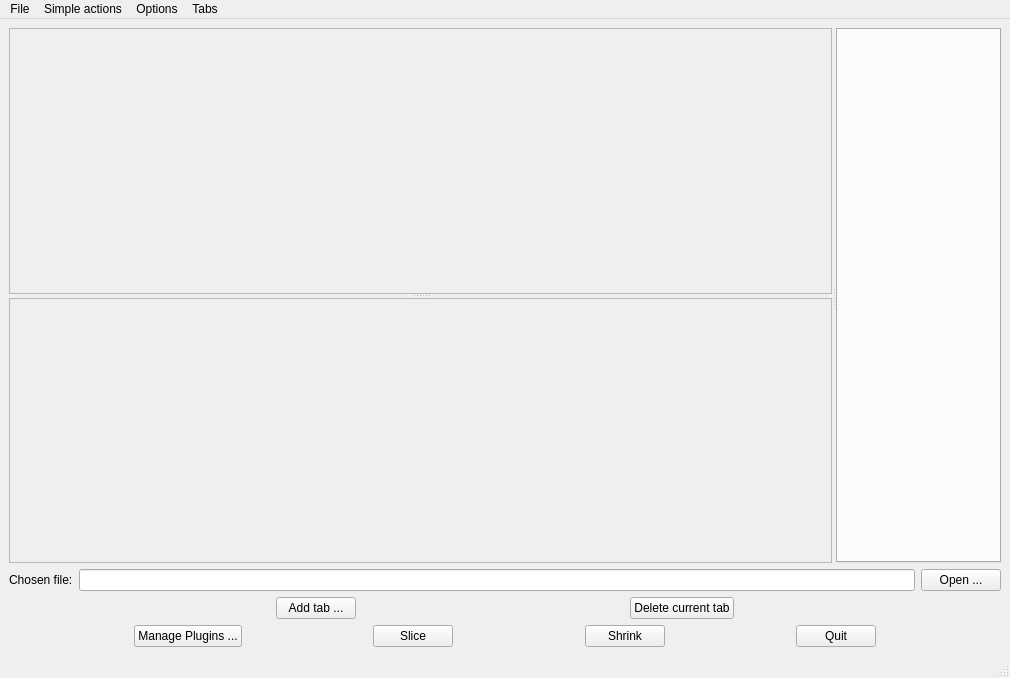
<?xml version="1.0" encoding="UTF-8"?>
<ui version="4.0">
 <class>MainWindow</class>
 <widget class="QMainWindow" name="MainWindow">
  <property name="geometry">
   <rect>
    <x>0</x>
    <y>0</y>
    <width>1010</width>
    <height>678</height>
   </rect>
  </property>
  <property name="windowTitle">
   <string>PARAVIS Light!</string>
  </property>
  <widget class="QWidget" name="centralwidget">
   <layout class="QVBoxLayout" name="verticalLayout_2">
    <item>
     <widget class="QSplitter" name="splitter_2">
      <property name="orientation">
       <enum>Qt::Horizontal</enum>
      </property>
      <widget class="QSplitter" name="splitter">
       <property name="orientation">
        <enum>Qt::Vertical</enum>
       </property>
       <widget class="QFrame" name="pipelineFrame">
        <property name="frameShape">
         <enum>QFrame::StyledPanel</enum>
        </property>
        <property name="frameShadow">
         <enum>QFrame::Raised</enum>
        </property>
        <layout class="QVBoxLayout" name="verticalLayoutPipe">
         <item>
          <widget class="QWidget" name="widget" native="true"/>
         </item>
        </layout>
       </widget>
       <widget class="QFrame" name="propFrame">
        <property name="frameShape">
         <enum>QFrame::StyledPanel</enum>
        </property>
        <property name="frameShadow">
         <enum>QFrame::Raised</enum>
        </property>
        <layout class="QVBoxLayout" name="verticalLayoutProp">
         <item>
          <widget class="QWidget" name="widget_2" native="true"/>
         </item>
        </layout>
       </widget>
      </widget>
      <widget class="QTabWidget" name="tabWidget">
       <property name="currentIndex">
        <number>-1</number>
       </property>
      </widget>
     </widget>
    </item>
    <item>
     <layout class="QHBoxLayout" name="horizontalLayout">
      <item>
       <widget class="QLabel" name="label">
        <property name="text">
         <string>Chosen file:</string>
        </property>
       </widget>
      </item>
      <item>
       <widget class="QLineEdit" name="currentFileLabel">
        <property name="readOnly">
         <bool>true</bool>
        </property>
       </widget>
      </item>
      <item>
       <widget class="QPushButton" name="openButton">
        <property name="text">
         <string>Open ...</string>
        </property>
       </widget>
      </item>
     </layout>
    </item>
    <item>
     <layout class="QHBoxLayout" name="horizontalLayout_4">
      <item>
       <spacer name="horizontalSpacer_6">
        <property name="orientation">
         <enum>Qt::Horizontal</enum>
        </property>
        <property name="sizeHint" stdset="0">
         <size>
          <width>40</width>
          <height>20</height>
         </size>
        </property>
       </spacer>
      </item>
      <item>
       <widget class="QPushButton" name="addTabButton">
        <property name="text">
         <string>Add tab ...</string>
        </property>
       </widget>
      </item>
      <item>
       <spacer name="horizontalSpacer_7">
        <property name="orientation">
         <enum>Qt::Horizontal</enum>
        </property>
        <property name="sizeHint" stdset="0">
         <size>
          <width>40</width>
          <height>20</height>
         </size>
        </property>
       </spacer>
      </item>
      <item>
       <widget class="QPushButton" name="detTabButton">
        <property name="text">
         <string>Delete current tab</string>
        </property>
       </widget>
      </item>
      <item>
       <spacer name="horizontalSpacer_8">
        <property name="orientation">
         <enum>Qt::Horizontal</enum>
        </property>
        <property name="sizeHint" stdset="0">
         <size>
          <width>40</width>
          <height>20</height>
         </size>
        </property>
       </spacer>
      </item>
     </layout>
    </item>
    <item>
     <layout class="QHBoxLayout" name="horizontalLayout_2">
      <item>
       <spacer name="horizontalSpacer">
        <property name="orientation">
         <enum>Qt::Horizontal</enum>
        </property>
        <property name="sizeHint" stdset="0">
         <size>
          <width>40</width>
          <height>20</height>
         </size>
        </property>
       </spacer>
      </item>
      <item>
       <widget class="QPushButton" name="pluginsButton">
        <property name="text">
         <string>Manage Plugins ...</string>
        </property>
       </widget>
      </item>
      <item>
       <spacer name="horizontalSpacer_5">
        <property name="orientation">
         <enum>Qt::Horizontal</enum>
        </property>
        <property name="sizeHint" stdset="0">
         <size>
          <width>40</width>
          <height>20</height>
         </size>
        </property>
       </spacer>
      </item>
      <item>
       <widget class="QPushButton" name="sliceButton">
        <property name="text">
         <string>Slice</string>
        </property>
       </widget>
      </item>
      <item>
       <spacer name="horizontalSpacer_3">
        <property name="orientation">
         <enum>Qt::Horizontal</enum>
        </property>
        <property name="sizeHint" stdset="0">
         <size>
          <width>40</width>
          <height>20</height>
         </size>
        </property>
       </spacer>
      </item>
      <item>
       <widget class="QPushButton" name="shrinkButton">
        <property name="text">
         <string>Shrink</string>
        </property>
       </widget>
      </item>
      <item>
       <spacer name="horizontalSpacer_4">
        <property name="orientation">
         <enum>Qt::Horizontal</enum>
        </property>
        <property name="sizeHint" stdset="0">
         <size>
          <width>40</width>
          <height>20</height>
         </size>
        </property>
       </spacer>
      </item>
      <item>
       <widget class="QPushButton" name="quitButton">
        <property name="text">
         <string> Quit </string>
        </property>
       </widget>
      </item>
      <item>
       <spacer name="horizontalSpacer_2">
        <property name="orientation">
         <enum>Qt::Horizontal</enum>
        </property>
        <property name="sizeHint" stdset="0">
         <size>
          <width>40</width>
          <height>20</height>
         </size>
        </property>
       </spacer>
      </item>
     </layout>
    </item>
   </layout>
  </widget>
  <widget class="QMenuBar" name="menubar">
   <property name="geometry">
    <rect>
     <x>0</x>
     <y>0</y>
     <width>1010</width>
     <height>22</height>
    </rect>
   </property>
   <widget class="QMenu" name="menuFile">
    <property name="title">
     <string>File</string>
    </property>
    <addaction name="actionOpen_file"/>
    <addaction name="actionQuit"/>
   </widget>
   <widget class="QMenu" name="menuSimple_actions">
    <property name="title">
     <string>Simple actions</string>
    </property>
    <addaction name="actionSlice"/>
    <addaction name="actionShrink"/>
   </widget>
   <widget class="QMenu" name="menuTabs">
    <property name="title">
     <string>Tabs</string>
    </property>
    <addaction name="actionAdd_tab"/>
    <addaction name="actionDelete_tab"/>
   </widget>
   <widget class="QMenu" name="menuOptions">
    <property name="title">
     <string>Options</string>
    </property>
    <addaction name="actionAuto_apply"/>
    <addaction name="actionShow_prop_widget"/>
    <addaction name="actionShow_pipeline"/>
   </widget>
   <addaction name="menuFile"/>
   <addaction name="menuSimple_actions"/>
   <addaction name="menuOptions"/>
   <addaction name="menuTabs"/>
  </widget>
  <widget class="QStatusBar" name="statusbar"/>
  <action name="actionOpen_file">
   <property name="text">
    <string>Open file ...</string>
   </property>
  </action>
  <action name="actionQuit">
   <property name="text">
    <string>Quit</string>
   </property>
  </action>
  <action name="actionSlice">
   <property name="text">
    <string>Slice</string>
   </property>
  </action>
  <action name="actionShrink">
   <property name="text">
    <string>Shrink</string>
   </property>
  </action>
  <action name="actionAdd_tab">
   <property name="text">
    <string>Add tab</string>
   </property>
  </action>
  <action name="actionDelete_tab">
   <property name="text">
    <string>Delete tab</string>
   </property>
  </action>
  <action name="actionAuto_apply">
   <property name="checkable">
    <bool>true</bool>
   </property>
   <property name="checked">
    <bool>true</bool>
   </property>
   <property name="text">
    <string>Auto apply</string>
   </property>
  </action>
  <action name="actionShow_prop_widget">
   <property name="checkable">
    <bool>true</bool>
   </property>
   <property name="checked">
    <bool>false</bool>
   </property>
   <property name="text">
    <string>Show prop widget</string>
   </property>
  </action>
  <action name="actionShow_pipeline">
   <property name="checkable">
    <bool>true</bool>
   </property>
   <property name="checked">
    <bool>false</bool>
   </property>
   <property name="text">
    <string>Show pipeline</string>
   </property>
  </action>
 </widget>
 <resources/>
 <connections>
  <connection>
   <sender>quitButton</sender>
   <signal>clicked()</signal>
   <receiver>MainWindow</receiver>
   <slot>close()</slot>
   <hints>
    <hint type="sourcelabel">
     <x>871</x>
     <y>588</y>
    </hint>
    <hint type="destinationlabel">
     <x>439</x>
     <y>210</y>
    </hint>
   </hints>
  </connection>
  <connection>
   <sender>openButton</sender>
   <signal>clicked()</signal>
   <receiver>MainWindow</receiver>
   <slot>onFileOpen()</slot>
   <hints>
    <hint type="sourcelabel">
     <x>1004</x>
     <y>271</y>
    </hint>
    <hint type="destinationlabel">
     <x>456</x>
     <y>258</y>
    </hint>
   </hints>
  </connection>
  <connection>
   <sender>MainWindow</sender>
   <signal>changedCurrentFile(QString)</signal>
   <receiver>currentFileLabel</receiver>
   <slot>setText(QString)</slot>
   <hints>
    <hint type="sourcelabel">
     <x>456</x>
     <y>258</y>
    </hint>
    <hint type="destinationlabel">
     <x>211</x>
     <y>259</y>
    </hint>
   </hints>
  </connection>
  <connection>
   <sender>shrinkButton</sender>
   <signal>clicked()</signal>
   <receiver>MainWindow</receiver>
   <slot>shrink()</slot>
   <hints>
    <hint type="sourcelabel">
     <x>674</x>
     <y>588</y>
    </hint>
    <hint type="destinationlabel">
     <x>456</x>
     <y>258</y>
    </hint>
   </hints>
  </connection>
  <connection>
   <sender>sliceButton</sender>
   <signal>clicked()</signal>
   <receiver>MainWindow</receiver>
   <slot>slice()</slot>
   <hints>
    <hint type="sourcelabel">
     <x>472</x>
     <y>588</y>
    </hint>
    <hint type="destinationlabel">
     <x>504</x>
     <y>338</y>
    </hint>
   </hints>
  </connection>
  <connection>
   <sender>pluginsButton</sender>
   <signal>clicked()</signal>
   <receiver>MainWindow</receiver>
   <slot>managePlugins()</slot>
   <hints>
    <hint type="sourcelabel">
     <x>279</x>
     <y>588</y>
    </hint>
    <hint type="destinationlabel">
     <x>504</x>
     <y>338</y>
    </hint>
   </hints>
  </connection>
  <connection>
   <sender>actionSlice</sender>
   <signal>triggered()</signal>
   <receiver>MainWindow</receiver>
   <slot>slice()</slot>
   <hints>
    <hint type="sourcelabel">
     <x>-1</x>
     <y>-1</y>
    </hint>
    <hint type="destinationlabel">
     <x>504</x>
     <y>338</y>
    </hint>
   </hints>
  </connection>
  <connection>
   <sender>actionShrink</sender>
   <signal>triggered()</signal>
   <receiver>MainWindow</receiver>
   <slot>shrink()</slot>
   <hints>
    <hint type="sourcelabel">
     <x>-1</x>
     <y>-1</y>
    </hint>
    <hint type="destinationlabel">
     <x>504</x>
     <y>338</y>
    </hint>
   </hints>
  </connection>
  <connection>
   <sender>actionOpen_file</sender>
   <signal>triggered()</signal>
   <receiver>MainWindow</receiver>
   <slot>onFileOpen()</slot>
   <hints>
    <hint type="sourcelabel">
     <x>-1</x>
     <y>-1</y>
    </hint>
    <hint type="destinationlabel">
     <x>504</x>
     <y>338</y>
    </hint>
   </hints>
  </connection>
  <connection>
   <sender>actionQuit</sender>
   <signal>triggered()</signal>
   <receiver>MainWindow</receiver>
   <slot>close()</slot>
   <hints>
    <hint type="sourcelabel">
     <x>-1</x>
     <y>-1</y>
    </hint>
    <hint type="destinationlabel">
     <x>504</x>
     <y>338</y>
    </hint>
   </hints>
  </connection>
  <connection>
   <sender>actionAdd_tab</sender>
   <signal>triggered()</signal>
   <receiver>MainWindow</receiver>
   <slot>addTab()</slot>
   <hints>
    <hint type="sourcelabel">
     <x>-1</x>
     <y>-1</y>
    </hint>
    <hint type="destinationlabel">
     <x>504</x>
     <y>338</y>
    </hint>
   </hints>
  </connection>
  <connection>
   <sender>actionDelete_tab</sender>
   <signal>triggered()</signal>
   <receiver>MainWindow</receiver>
   <slot>deleteTab()</slot>
   <hints>
    <hint type="sourcelabel">
     <x>-1</x>
     <y>-1</y>
    </hint>
    <hint type="destinationlabel">
     <x>504</x>
     <y>338</y>
    </hint>
   </hints>
  </connection>
  <connection>
   <sender>addTabButton</sender>
   <signal>clicked()</signal>
   <receiver>MainWindow</receiver>
   <slot>addTab()</slot>
   <hints>
    <hint type="sourcelabel">
     <x>350</x>
     <y>430</y>
    </hint>
    <hint type="destinationlabel">
     <x>504</x>
     <y>338</y>
    </hint>
   </hints>
  </connection>
  <connection>
   <sender>detTabButton</sender>
   <signal>clicked()</signal>
   <receiver>MainWindow</receiver>
   <slot>deleteTab()</slot>
   <hints>
    <hint type="sourcelabel">
     <x>750</x>
     <y>430</y>
    </hint>
    <hint type="destinationlabel">
     <x>504</x>
     <y>338</y>
    </hint>
   </hints>
  </connection>
  <connection>
   <sender>actionAuto_apply</sender>
   <signal>toggled(bool)</signal>
   <receiver>MainWindow</receiver>
   <slot>autoApplyCheck(bool)</slot>
   <hints>
    <hint type="sourcelabel">
     <x>-1</x>
     <y>-1</y>
    </hint>
    <hint type="destinationlabel">
     <x>504</x>
     <y>338</y>
    </hint>
   </hints>
  </connection>
  <connection>
   <sender>actionShow_pipeline</sender>
   <signal>toggled(bool)</signal>
   <receiver>MainWindow</receiver>
   <slot>showPipeline(bool)</slot>
   <hints>
    <hint type="sourcelabel">
     <x>-1</x>
     <y>-1</y>
    </hint>
    <hint type="destinationlabel">
     <x>504</x>
     <y>338</y>
    </hint>
   </hints>
  </connection>
  <connection>
   <sender>actionShow_prop_widget</sender>
   <signal>toggled(bool)</signal>
   <receiver>MainWindow</receiver>
   <slot>showProp(bool)</slot>
   <hints>
    <hint type="sourcelabel">
     <x>-1</x>
     <y>-1</y>
    </hint>
    <hint type="destinationlabel">
     <x>504</x>
     <y>338</y>
    </hint>
   </hints>
  </connection>
  <connection>
   <sender>tabWidget</sender>
   <signal>currentChanged(int)</signal>
   <receiver>MainWindow</receiver>
   <slot>currentTabChanged(int)</slot>
   <hints>
    <hint type="sourcelabel">
     <x>894</x>
     <y>101</y>
    </hint>
    <hint type="destinationlabel">
     <x>504</x>
     <y>338</y>
    </hint>
   </hints>
  </connection>
 </connections>
 <slots>
  <signal>changedCurrentFile(QString)</signal>
  <slot>onFileOpen()</slot>
  <slot>slice()</slot>
  <slot>shrink()</slot>
  <slot>managePlugins()</slot>
  <slot>addTab()</slot>
  <slot>deleteTab()</slot>
  <slot>autoApplyCheck(bool)</slot>
  <slot>showPipeline(bool)</slot>
  <slot>showProp(bool)</slot>
  <slot>currentTabChanged(int)</slot>
 </slots>
</ui>
